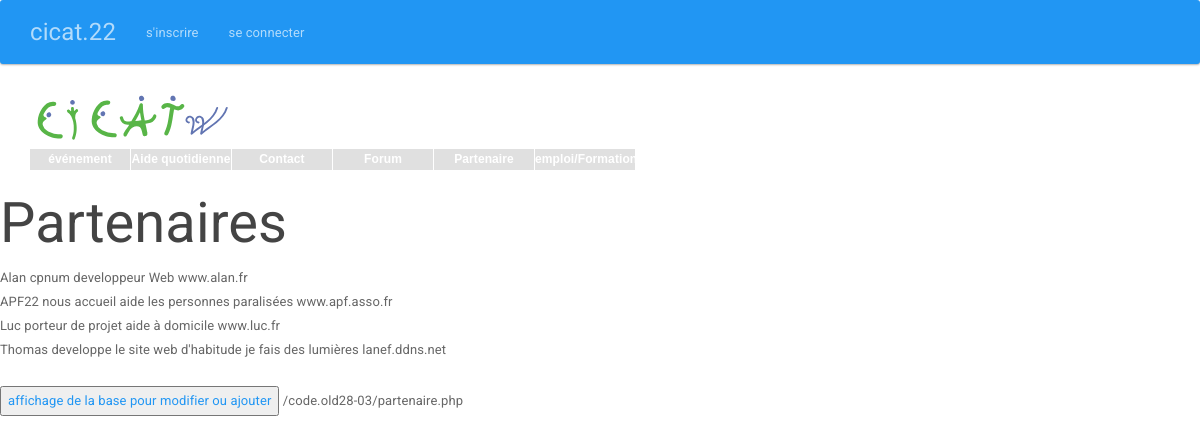
Screenshot of /code.old28-03/partenaire.php with the database file from the repository.
### tables this page shows
CREATE TABLE `partenaire` (
  `id_partenaire` int(11) NOT NULL,
  `nom_partenaire` varchar(255) NOT NULL,
  `competences` varchar(255) NOT NULL,
  `secteur` varchar(255) NOT NULL,
  `site` varchar(50) NOT NULL
);

### code.old28-03/partenaire.php (the view, shortened to what this page needs)
	<h1>Partenaires</h1>
	<?php require 'inc/connectbdd.php';
	$reponse = $pdo->query('SELECT * FROM partenaire ORDER BY nom_partenaire');
	while ($donnees = $reponse->fetch() )
	{
		echo $donnees['nom_partenaire']." ".$donnees['competences']." ".$donnees['secteur']." ".$donnees['site']; ?>
		<br>
		<?php
	}
	?>
<br>
<a href="admin_partenaire.php"><button>affichage de la base pour modifier ou ajouter</button></a>
</body>
</html>

### code.old28-03/css/style.css (style rules this page uses)
h1 { color:blue; }

### rows the page displays
partenaire: nom_partenaire "Alan", competences "cpnum", secteur "developpeur Web", site "www.alan.fr"
partenaire: nom_partenaire "APF22", competences "nous accueil", secteur "aide les personnes paralisées", site "www.apf.asso.fr"
partenaire: nom_partenaire "Luc", competences "porteur de projet", secteur "aide à domicile", site "www.luc.fr"
partenaire: nom_partenaire "Thomas", competences "developpe le site web", secteur "d'habitude je fais des lumières", site "lanef.ddns.net"

### other values shown
pagencours "/code.old28-03/partenaire.php"
